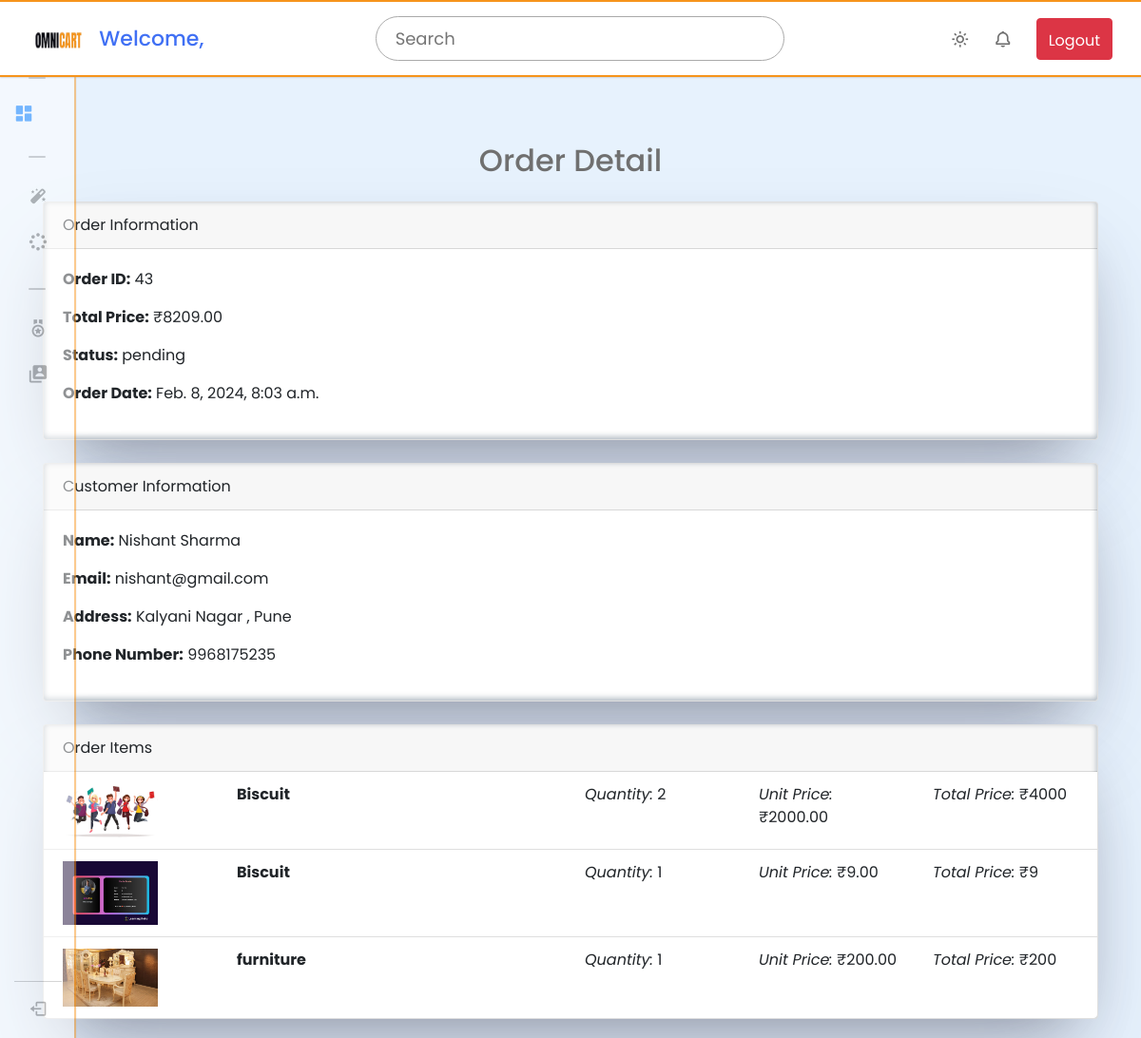
/orders/43/, run on the app's committed database.
### OmniApp/models.py (models this page shows, shortened)
class Order(models.Model):
    PENDING = "pending"
    PROCESSING = "processing"
    SHIPPED = "shipped"
    DELIVERED = "delivered"
    STATUS_CHOICES = [
        (PENDING, "Pending"),
        (PROCESSING, "Processing"),
        (SHIPPED, "Shipped"),
        (DELIVERED, "Delivered"),
    ]
    user = models.ForeignKey(User, on_delete=models.CASCADE)
    total_price = models.DecimalField(max_digits=10, decimal_places=2)
    status = models.CharField(max_length=20, choices=STATUS_CHOICES, default=PENDING)
    order_date = models.DateTimeField(auto_now_add=True)

class Customer(AbstractBaseUser):
    USER_TYPE_CHOICES = [
        ("user", "User"),
        ("manufacturer", "Manufacturer"),
    ]
    id = models.UUIDField(
        primary_key=True, default=uuid.uuid4, editable=False, unique=True
    )
    username = models.CharField(max_length=255, unique=True)
    email = models.EmailField(unique=True)
    user_type = models.CharField(max_length=15, choices=USER_TYPE_CHOICES)
    full_name = models.CharField(max_length=255)
    company = models.CharField(max_length=255, null=True, blank=True)
    company_logo_image = models.ImageField(
        upload_to="logo_images/", null=True, blank=True
    )
    country = models.CharField(max_length=255, null=True, blank=True)
    postal_code = models.CharField(max_length=20, blank=True, null=True)
    address = models.TextField(blank=True, null=True)
    phone_number = models.CharField(max_length=20, blank=True, null=True)
    registration_date = models.DateTimeField(auto_now_add=True)
    login_status = models.BooleanField(default=False)
    objects = CustomUserManager()
    USERNAME_FIELD = "username"
    REQUIRED_FIELDS = ["username"]

class OrderItem(models.Model):
    order = models.ForeignKey(Order, related_name="items", on_delete=models.CASCADE)
    product = models.ForeignKey(Product, on_delete=models.CASCADE)
    quantity = models.PositiveIntegerField()
    unit_price = models.DecimalField(max_digits=10, decimal_places=2)

class Product(models.Model):
    product_id = models.UUIDField(
        primary_key=True, default=uuid.uuid4, editable=False, unique=True
    )
    product_name = models.CharField(max_length=255)
    manufacturer_id = models.ForeignKey(
        Customer, on_delete=models.CASCADE, related_name="products"
    )
    quantity = models.PositiveIntegerField()
    product_image = models.ImageField(
        upload_to="product_images/", null=True, blank=True
    )
    unit_weight = models.FloatField()
    product_description = models.TextField()
    unit_price = models.DecimalField(max_digits=10, decimal_places=2)
    product_short_description = models.TextField(default=" ")
    categories = models.ManyToManyField(Categoryies, related_name="products")
    tags = models.ManyToManyField(Tag, related_name="products")

### OmniApp/views.py (the view)
# urls.py: path("orders/<int:order_id>/", order_detail, name="order_detail"),
def order_detail(request, order_id):
    order = get_object_or_404(Order, id=order_id)
    customer = get_object_or_404(User, id=order.user_id)
    customers = Customer.objects.get(email=customer.email)
    context = {
        "order": order,
        "customer": customers,
    }
    return render(request, "OmniCart/admin/order/order_detail.html", context)

### templates/OmniCart/admin/order/order_detail.html (shortened to what this page needs)
{% extends 'OmniCart/admin_panel_layout.html' %}
{% block content %}
<div class="container mt-5.3">
    <h2 class="text-center mb-4">Order Detail</h2>
    <div class="card mb-4">
        <div class="card-header">
            Order Information
        </div>
        <div class="card-body">
            <p><strong>Order ID:</strong> {{ order.id }}</p>
            <p><strong>Total Price:</strong> ₹{{ order.total_price }}</p>
            <p><strong>Status:</strong> {{ order.status }}</p>
            <p><strong>Order Date:</strong> {{ order.order_date }}</p>
        </div>
    </div>
    <div class="card mb-4">
        <div class="card-header">
            Customer Information
        </div>
        <div class="card-body">
            <p><strong>Name:</strong> {{ customer.full_name }}</p>
            <p><strong>Email:</strong> {{ customer.email }}</p>
            <p><strong>Address:</strong> {{ customer.address}}</p>
            <p><strong>Phone Number:</strong> {{ customer.phone_number }}</p>
        </div>
    </div>
    <div class="card">
        <div class="card-header">
            Order Items
        </div>
        <ul class="list-group list-group-flush">
            {% for item in order.items.all %}
                <li class="list-group-item">
                    <div class="row">
                        <div class="col-md-2">
                            <img src="{{ item.product.product_image.url }}" alt="{{ item.product.product_name }}" style="max-width: 100px;">
                        </div>
                        <div class="col-md-4">
                            <strong>{{ item.product.product_name }}</strong>
                        </div>
                        <div class="col-md-2">
                            <em>Quantity:</em> {{ item.quantity }}
                        </div>
                        <div class="col-md-2">
                            <em>Unit Price:</em> ₹{{ item.unit_price }}
                        </div>
                        <div class="col-md-2">
                            <em>Total Price:</em> ₹{% widthratio item.product.unit_price 1 item.quantity %}
                        </div>
                    </div>
                </li>
            {% endfor %}
        </ul>
    </div>
</div>
{% endblock %}

### static/admin-style.css (style rules this page uses)
* { margin: 0; padding: 0; box-sizing: border-box; font-family: "Poppins", sans-serif; }
:root { --white-color: #fff; --blue-color: #4070f4; --grey-color: #707070; --grey-color-light: #aaa; }
body { background-color: #e7f2fd; transition: all 0.5s ease; }
.container { margin-top: 150px; }
.container h2 { color: var(--grey-color); }
.card { margin-bottom: 20px; box-shadow: rgba(50, 50, 93, 0.25) 0px 50px 100px -20px, rgba(0, 0, 0, 0.3) 0px 30px 60px -30px, rgba(10, 37, 64, 0.35) 0px -2px 6px 0px inset; }

### data on the page
Order: id "43", total_price "8209.00", status "pending", order_date "Feb. 8, 2024, 8:03 a.m."
Customer: full_name "Nishant Sharma", email "nishant@gmail.com", address "Kalyani Nagar , Pune", phone_number "9968175235"
OrderItem: product.product_image (picture), product.product_name "Biscuit", quantity "2", unit_price "2000.00", product+quantity "4000"
OrderItem: product.product_image (picture), product.product_name "Biscuit", quantity "1", unit_price "9.00", product+quantity "9"
OrderItem: product.product_image (picture), product.product_name "furniture", quantity "1", unit_price "200.00", product+quantity "200"
